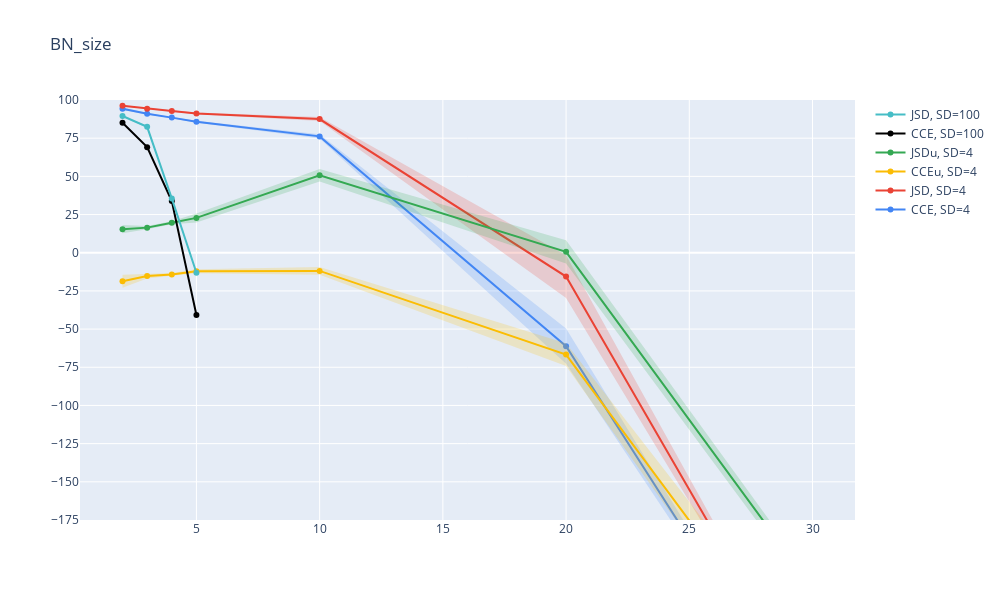

The code cell stored with this chart in its notebook:
### Code cell
plot_vals(7)
plt.savefig("pictures/results_fig_7.svg")

### Figure 1 — Plotly figure (JSON) as saved in the notebook; plotly's stock layout.template omitted (floating-point values rounded to 4 significant figures)
{"data": [{"marker": {"color": "#4285F4"}, "mode": "lines+markers", "name": "CCE, SD=4", "type": "scatter", "x": [2, 3, 4, 5, 10, 20, 30], "y": [94.28, 91.01, 88.47, 85.78, 76.18, -61.19, -313.6]}, {"line": {"width": 0}, "marker": {"color": "#4285F4"}, "mode": "lines", "name": "Upper bound", "showlegend": false, "type": "scatter", "x": [2, 3, 4, 5, 10, 20, 30], "y": [95.18, 91.58, 88.83, 86.4, 77.54, -49.62, -313.3]}, {"fill": "tonexty", "fillcolor": "rgba(66, 133, 244, 0.2)", "line": {"width": 0}, "marker": {"color": "#4285F4"}, "mode": "lines", "name": "Lower bound", "showlegend": false, "type": "scatter", "x": [2, 3, 4, 5, 10, 20, 30], "y": [93.38, 90.44, 88.1, 85.17, 74.82, -72.76, -313.9]}, {"marker": {"color": "#EA4335"}, "mode": "lines+markers", "name": "JSD, SD=4", "type": "scatter", "x": [2, 3, 4, 5, 10, 20, 30], "y": [96.18, 94.3, 92.85, 91.23, 87.52, -15.62, -294.7]}, {"line": {"width": 0}, "marker": {"color": "#EA4335"}, "mode": "lines", "name": "Upper bound", "showlegend": false, "type": "scatter", "x": [2, 3, 4, 5, 10, 20, 30], "y": [96.5, 94.64, 93.31, 91.84, 88.81, -1.65, -293.2]}, {"fill": "tonexty", "fillcolor": "rgba(234, 67, 53, 0.2)", "line": {"width": 0}, "marker": {"color": "#EA4335"}, "mode": "lines", "name": "Lower bound", "showlegend": false, "type": "scatter", "x": [2, 3, 4, 5, 10, 20, 30], "y": [95.85, 93.96, 92.4, 90.62, 86.24, -29.58, -296.2]}, {"marker": {"color": "#FBBC04"}, "mode": "lines+markers", "name": "CCEu, SD=4", "type": "scatter", "x": [2, 3, 4, 5, 10, 20, 30], "y": [-18.68, -15.3, -14.18, -12.17, -11.9, -66.71, -284.0]}, {"line": {"width": 0}, "marker": {"color": "#FBBC04"}, "mode": "lines", "name": "Upper bound", "showlegend": false, "type": "scatter", "x": [2, 3, 4, 5, 10, 20, 30], "y": [-14.42, -13.8, -13.27, -10.82, -9.341, -59.21, -266.9]}, {"fill": "tonexty", "fillcolor": "rgba(251, 188, 4, 0.2)", "line": {"width": 0}, "marker": {"color": "#FBBC04"}, "mode": "lines", "name": "Lower bound", "showlegend": false, "type": "scatter", "x": [2, 3, 4, 5, 10, 20, 30], "y": [-22.95, -16.8, -15.09, -13.51, -14.46, -74.22, -301.0]}, {"marker": {"color": "#34A853"}, "mode": "lines+markers", "name": "JSDu, SD=4", "type": "scatter", "x": [2, 3, 4, 5, 10, 20, 30], "y": [15.45, 16.43, 19.61, 22.8, 50.7, 0.5663, -219.4]}, {"line": {"width": 0}, "marker": {"color": "#34A853"}, "mode": "lines", "name": "Upper bound", "showlegend": false, "type": "scatter", "x": [2, 3, 4, 5, 10, 20, 30], "y": [18.15, 17.53, 20.54, 25.73, 54.8, 8.219, -214.0]}, {"fill": "tonexty", "fillcolor": "rgba(52, 168, 83, 0.2)", "line": {"width": 0}, "marker": {"color": "#34A853"}, "mode": "lines", "name": "Lower bound", "showlegend": false, "type": "scatter", "x": [2, 3, 4, 5, 10, 20, 30], "y": [12.74, 15.33, 18.69, 19.87, 46.6, -7.087, -224.8]}, {"marker": {"color": "#000000"}, "mode": "lines+markers", "name": "CCE, SD=100", "type": "scatter", "x": [2, 3, 4, 5], "y": [85.15, 69.14, 33.84, -40.81]}, {"line": {"width": 0}, "marker": {"color": "#000000"}, "mode": "lines", "name": "Upper bound", "showlegend": false, "type": "scatter", "x": [2, 3, 4, 5], "y": [85.15, 69.16, 33.84, -40.81]}, {"fill": "tonexty", "fillcolor": "rgba(0, 0, 0, 0.2)", "line": {"width": 0}, "marker": {"color": "#000000"}, "mode": "lines", "name": "Lower bound", "showlegend": false, "type": "scatter", "x": [2, 3, 4, 5], "y": [85.15, 69.12, 33.84, -40.81]}, {"marker": {"color": "#46BDC6"}, "mode": "lines+markers", "name": "JSD, SD=100", "type": "scatter", "x": [2, 3, 4, 5], "y": [89.5, 82.43, 35.57, -13.09]}, {"line": {"width": 0}, "marker": {"color": "#46BDC6"}, "mode": "lines", "name": "Upper bound", "showlegend": false, "type": "scatter", "x": [2, 3, 4, 5], "y": [89.5, 83.34, 35.57, -13.09]}, {"fill": "tonexty", "fillcolor": "rgba(70, 189, 198, 0.2)", "line": {"width": 0}, "marker": {"color": "#46BDC6"}, "mode": "lines", "name": "Lower bound", "showlegend": false, "type": "scatter", "x": [2, 3, 4, 5], "y": [89.5, 81.53, 35.57, -13.09]}], "layout": {"height": 600, "title": {"text": "BN_size"}, "width": 1000, "yaxis": {"dtick": 25, "range": [-175, 100], "tick0": 0}}}
